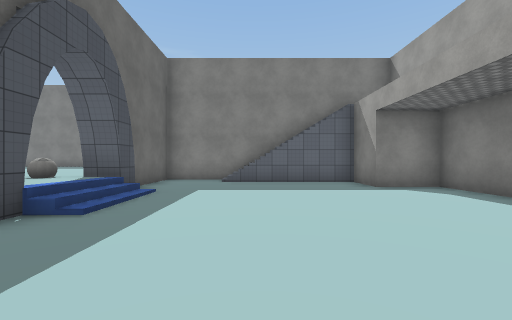
[1] (above)

19 first-person views from a walk through a 3-D level made in the Unity game engine. The camera is 1.4 m above the floor, looks level and sees 90° across. The floor is counted in squares, 2 m on a side. Each view is taken from the middle of a square. On the plan, view 1 faces up. The plan holds only what a view shows up to about 9 squares ahead; the rest is blank. The place goes on beyond the plan. Some surface patterns are stand-ins.

[2]
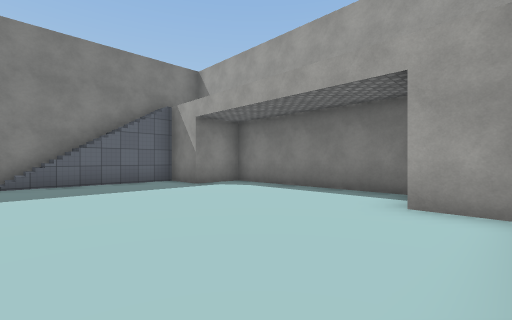

[3]
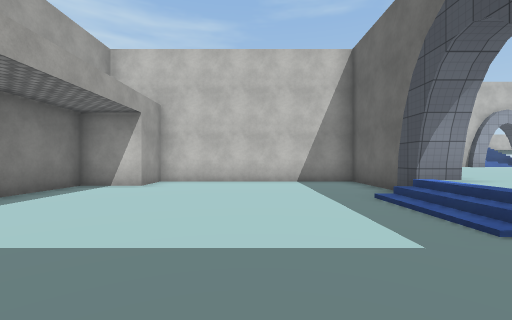

[4]
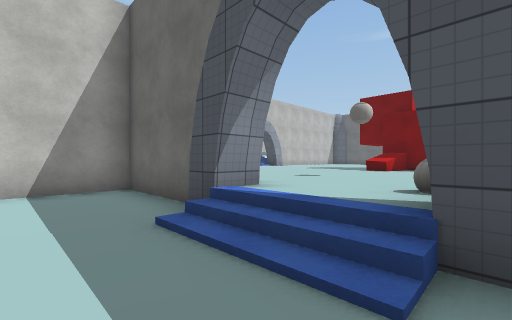

[5]
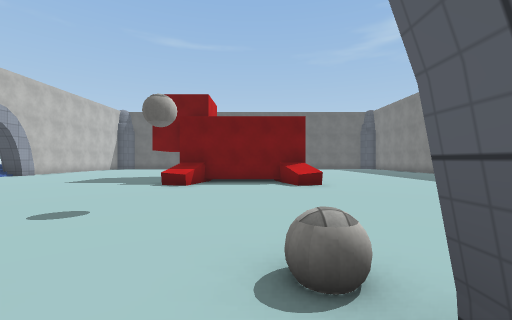

[6]
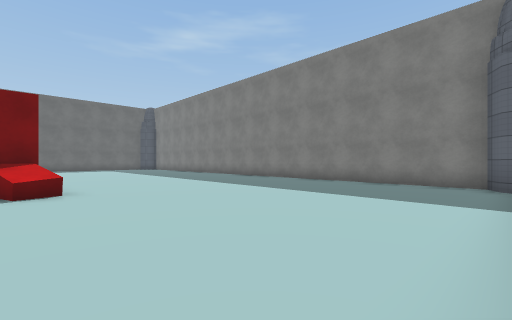

[7]
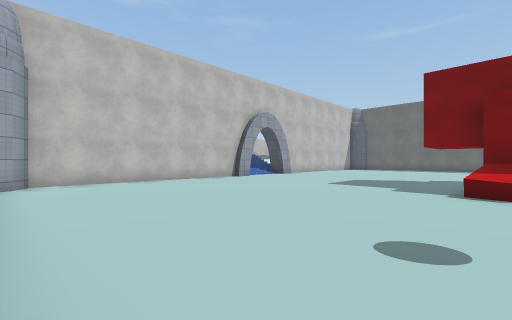

[8]
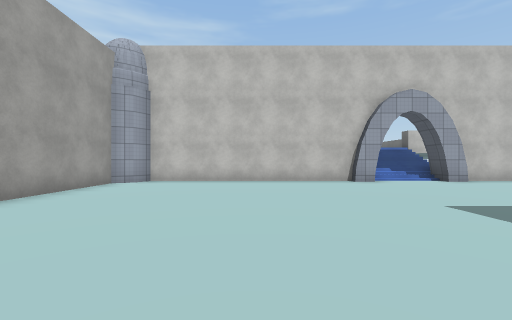

[9]
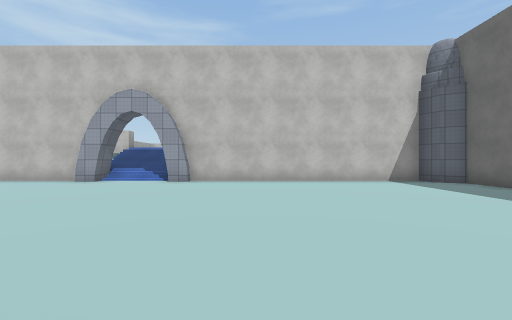

[10]
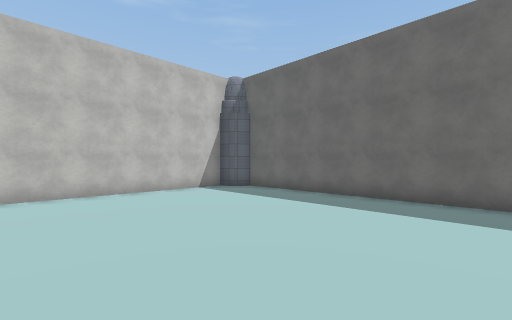

[11]
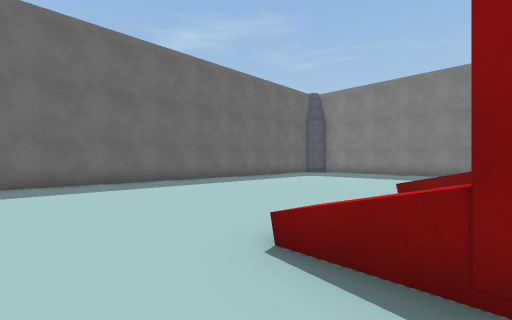

[12]
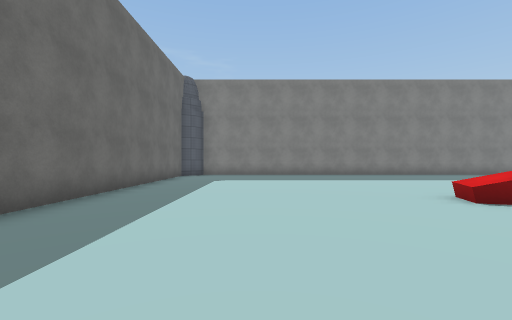

[13]
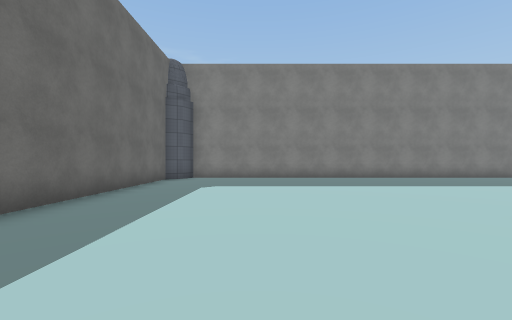

[14]
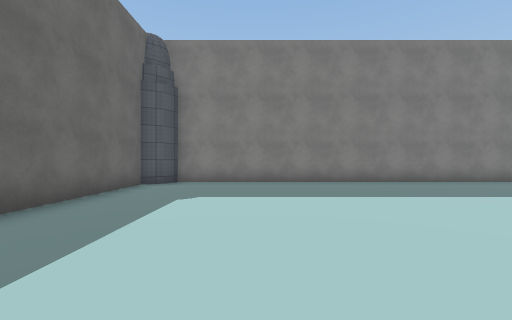

[15]
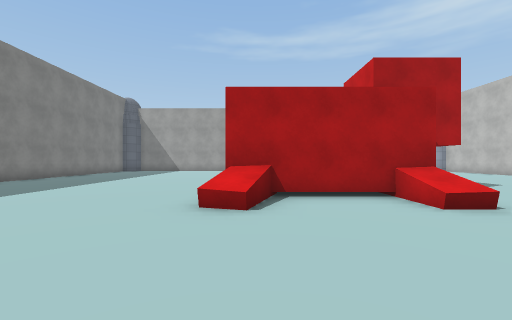

[16]
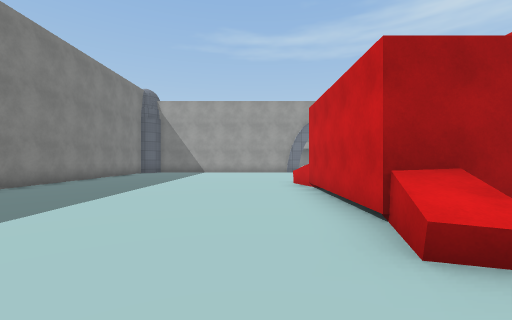

[17]
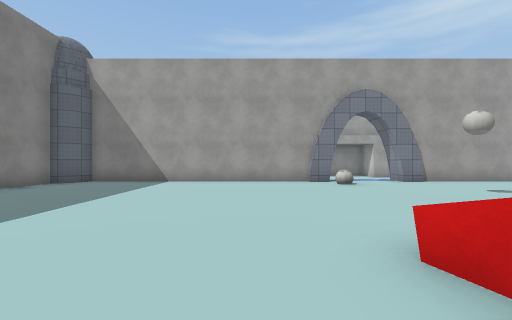

[18]
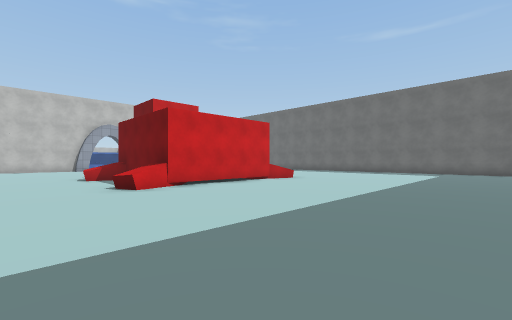

[19]
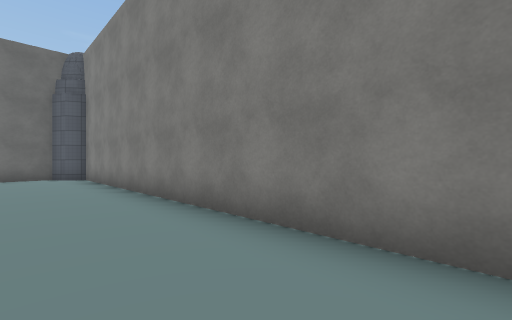

### Floor plan
Key: @ floor where view 1 was taken; # wall or solid block; . main floor; - floor 0.75 m lower than the main floor; / step, stairs or slope; O other object.
Columns run from 24 left of view 1 to 5 right of it. Each row starts with its distance up from view 1.
 14 ######################
 13 #....................#
 12 #....................#
 11 #....................#
 10 #....................#
  9 #....................#######
  8 #....................#-----#
  7 #....................#-----###
  6 #.......OO##OOO......#-------#
  5 #........####......O.//------#
  4 #........#  #........//------#
  3 #......./#O OOO......#-------#
  2 #....................#-------#
  1 #....................#-----###
  0 #....................#--@--#
 -1 #....................#######
 -2 #....................#
 -3 #....................#
 -4 #....................#
 -5 ##..................##
 -6  ##########/#########

Where each view was taken, in squares from view 1:
view 1: 0 up, 0 right, facing up
view 2: 0 up, 1 left, facing up-right
view 3: 8 up, 0 right, facing down
view 4: 6 up, 1 left, facing down-left
view 5: 5 up, 3 left, facing left
view 6: 6 up, 4 left, facing up-left
view 7: 3 up, 4 left, facing down-left
view 8: 3 up, 8 left, facing down
view 9: 3 up, 17 left, facing down
view 10: 3 up, 16 left, facing down-left
view 11: 1 up, 15 left, facing up-left
view 12: 2 up, 20 left, facing up
view 13: 4 up, 20 left, facing up
view 14: 6 up, 20 left, facing up
view 15: 6 up, 20 left, facing right
view 16: 8 up, 18 left, facing right
view 17: 8 up, 12 left, facing right
view 18: 13 up, 8 left, facing down-left
view 19: 12 up, 12 left, facing up-left
